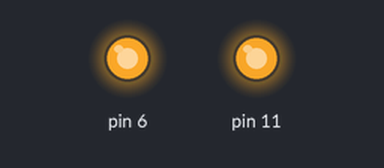
Bench run of a sketch on a simulated Arduino Uno, built with avr-gcc and run on an emulated ATmega328P. Parts: output pins drawn as LEDs (lit = HIGH). What the sketch prints to the serial monitor is not drawn.

Above: at 0.05 s.
At 0.45 s:
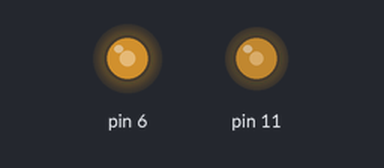
At 0.9 s:
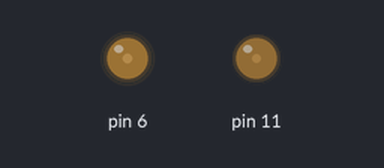
At 1.95 s:
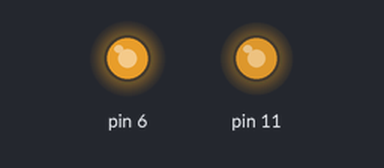
Timing chart, 0 to 5.0 s (numbered marks = the images above):
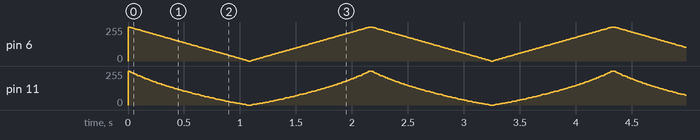

The sketch:

005-fade-logaritmico.ino
```cpp
void setup() {
  Serial.begin(9600);
}

int i = 0;

void loop() {
  for (int i = 0; i <= 100; i++) {
    analogWrite(11, logpwm(i));
    analogWrite(6, map(i, 0, 100, 255, 0));
    delay(10);
  }
  for (int i = 100; i >= 0; i--) {
    analogWrite(11, logpwm(i));
    analogWrite(6, map(i, 0, 100, 255, 0));
    delay(10);
  }
}

int logpwm(int perc){
  int i = map(perc, 0, 100, 100, 272);
  float n = 1 - log(((float)i) / 100.0f) ;
  Serial.println(n);
  return (int)map(n*100, 0, 100, 0, 255);
}
```
